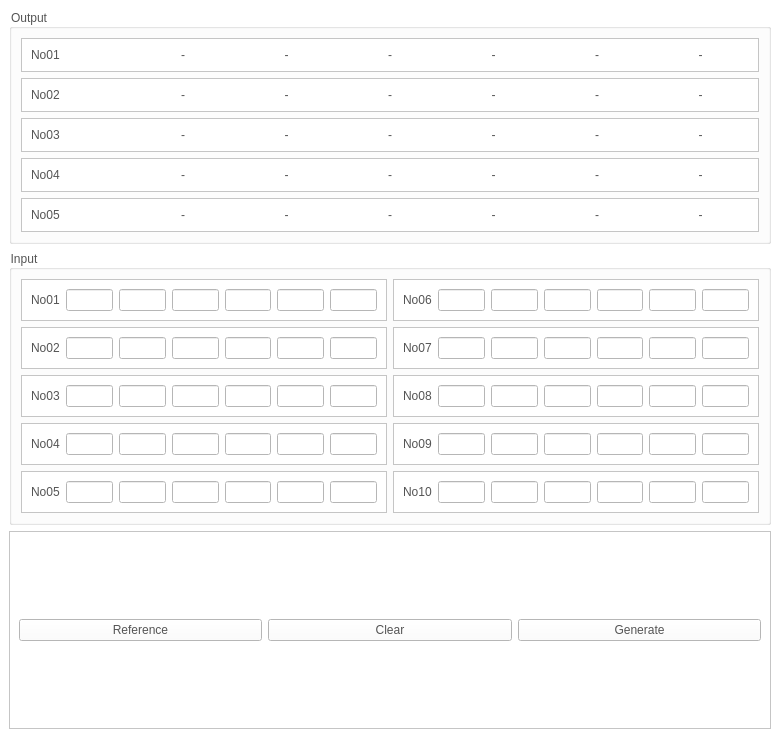
<?xml version="1.0" encoding="UTF-8"?>
<ui version="4.0">
 <class>MainWindow</class>
 <widget class="QMainWindow" name="MainWindow">
  <property name="geometry">
   <rect>
    <x>0</x>
    <y>0</y>
    <width>780</width>
    <height>738</height>
   </rect>
  </property>
  <property name="windowTitle">
   <string>MainWindow</string>
  </property>
  <property name="styleSheet">
   <string notr="true">QLabel
{
	color: rgb(84, 84, 84);
	font: 14pt &quot;Segoe UI&quot;;
}
QLineEdit
{
	color: rgb(84, 84, 84);
	font: 14pt &quot;Segoe UI&quot;;
}
QPushButton
{
	color: rgb(84, 84, 84);
	font: 14pt &quot;Segoe UI&quot;;
}
QGroupBox
{
	color: rgb(84, 84, 84);
	font: 14pt &quot;Segoe UI&quot;;
}
QWidget
{
	background-color: rgb(255, 255, 255);
}</string>
  </property>
  <widget class="QWidget" name="centralwidget">
   <layout class="QGridLayout" name="gridLayout">
    <item row="1" column="0">
     <widget class="QGroupBox" name="groupBox_2">
      <property name="title">
       <string>Input</string>
      </property>
      <layout class="QGridLayout" name="gridLayout_2">
       <item row="0" column="0">
        <widget class="QFrame" name="frame">
         <property name="frameShape">
          <enum>QFrame::StyledPanel</enum>
         </property>
         <property name="frameShadow">
          <enum>QFrame::Raised</enum>
         </property>
         <layout class="QHBoxLayout" name="horizontalLayout">
          <item>
           <widget class="QLabel" name="label">
            <property name="text">
             <string>No01</string>
            </property>
           </widget>
          </item>
          <item>
           <widget class="QLineEdit" name="lineEdit_1_1">
            <property name="alignment">
             <set>Qt::AlignCenter</set>
            </property>
            <property name="readOnly">
             <bool>false</bool>
            </property>
           </widget>
          </item>
          <item>
           <widget class="QLineEdit" name="lineEdit_1_2">
            <property name="alignment">
             <set>Qt::AlignCenter</set>
            </property>
            <property name="readOnly">
             <bool>false</bool>
            </property>
           </widget>
          </item>
          <item>
           <widget class="QLineEdit" name="lineEdit_1_3">
            <property name="alignment">
             <set>Qt::AlignCenter</set>
            </property>
            <property name="readOnly">
             <bool>false</bool>
            </property>
           </widget>
          </item>
          <item>
           <widget class="QLineEdit" name="lineEdit_1_4">
            <property name="alignment">
             <set>Qt::AlignCenter</set>
            </property>
            <property name="readOnly">
             <bool>false</bool>
            </property>
           </widget>
          </item>
          <item>
           <widget class="QLineEdit" name="lineEdit_1_5">
            <property name="alignment">
             <set>Qt::AlignCenter</set>
            </property>
            <property name="readOnly">
             <bool>false</bool>
            </property>
           </widget>
          </item>
          <item>
           <widget class="QLineEdit" name="lineEdit_1_6">
            <property name="alignment">
             <set>Qt::AlignCenter</set>
            </property>
           </widget>
          </item>
         </layout>
        </widget>
       </item>
       <item row="0" column="1">
        <widget class="QFrame" name="frame_7">
         <property name="frameShape">
          <enum>QFrame::StyledPanel</enum>
         </property>
         <property name="frameShadow">
          <enum>QFrame::Raised</enum>
         </property>
         <layout class="QHBoxLayout" name="horizontalLayout_7">
          <item>
           <widget class="QLabel" name="label_7">
            <property name="text">
             <string>No06</string>
            </property>
           </widget>
          </item>
          <item>
           <widget class="QLineEdit" name="lineEdit_6_1">
            <property name="alignment">
             <set>Qt::AlignCenter</set>
            </property>
            <property name="readOnly">
             <bool>false</bool>
            </property>
           </widget>
          </item>
          <item>
           <widget class="QLineEdit" name="lineEdit_6_2">
            <property name="alignment">
             <set>Qt::AlignCenter</set>
            </property>
            <property name="readOnly">
             <bool>false</bool>
            </property>
           </widget>
          </item>
          <item>
           <widget class="QLineEdit" name="lineEdit_6_3">
            <property name="alignment">
             <set>Qt::AlignCenter</set>
            </property>
            <property name="readOnly">
             <bool>false</bool>
            </property>
           </widget>
          </item>
          <item>
           <widget class="QLineEdit" name="lineEdit_6_4">
            <property name="alignment">
             <set>Qt::AlignCenter</set>
            </property>
            <property name="readOnly">
             <bool>false</bool>
            </property>
           </widget>
          </item>
          <item>
           <widget class="QLineEdit" name="lineEdit_6_5">
            <property name="alignment">
             <set>Qt::AlignCenter</set>
            </property>
            <property name="readOnly">
             <bool>false</bool>
            </property>
           </widget>
          </item>
          <item>
           <widget class="QLineEdit" name="lineEdit_6_6">
            <property name="alignment">
             <set>Qt::AlignCenter</set>
            </property>
           </widget>
          </item>
         </layout>
        </widget>
       </item>
       <item row="1" column="0">
        <widget class="QFrame" name="frame_3">
         <property name="frameShape">
          <enum>QFrame::StyledPanel</enum>
         </property>
         <property name="frameShadow">
          <enum>QFrame::Raised</enum>
         </property>
         <layout class="QHBoxLayout" name="horizontalLayout_3">
          <item>
           <widget class="QLabel" name="label_3">
            <property name="text">
             <string>No02</string>
            </property>
           </widget>
          </item>
          <item>
           <widget class="QLineEdit" name="lineEdit_2_1">
            <property name="alignment">
             <set>Qt::AlignCenter</set>
            </property>
            <property name="readOnly">
             <bool>false</bool>
            </property>
           </widget>
          </item>
          <item>
           <widget class="QLineEdit" name="lineEdit_2_2">
            <property name="alignment">
             <set>Qt::AlignCenter</set>
            </property>
            <property name="readOnly">
             <bool>false</bool>
            </property>
           </widget>
          </item>
          <item>
           <widget class="QLineEdit" name="lineEdit_2_3">
            <property name="alignment">
             <set>Qt::AlignCenter</set>
            </property>
            <property name="readOnly">
             <bool>false</bool>
            </property>
           </widget>
          </item>
          <item>
           <widget class="QLineEdit" name="lineEdit_2_4">
            <property name="alignment">
             <set>Qt::AlignCenter</set>
            </property>
            <property name="readOnly">
             <bool>false</bool>
            </property>
           </widget>
          </item>
          <item>
           <widget class="QLineEdit" name="lineEdit_2_5">
            <property name="alignment">
             <set>Qt::AlignCenter</set>
            </property>
            <property name="readOnly">
             <bool>false</bool>
            </property>
           </widget>
          </item>
          <item>
           <widget class="QLineEdit" name="lineEdit_2_6">
            <property name="alignment">
             <set>Qt::AlignCenter</set>
            </property>
           </widget>
          </item>
         </layout>
        </widget>
       </item>
       <item row="1" column="1">
        <widget class="QFrame" name="frame_11">
         <property name="frameShape">
          <enum>QFrame::StyledPanel</enum>
         </property>
         <property name="frameShadow">
          <enum>QFrame::Raised</enum>
         </property>
         <layout class="QHBoxLayout" name="horizontalLayout_11">
          <item>
           <widget class="QLabel" name="label_11">
            <property name="text">
             <string>No07</string>
            </property>
           </widget>
          </item>
          <item>
           <widget class="QLineEdit" name="lineEdit_7_1">
            <property name="alignment">
             <set>Qt::AlignCenter</set>
            </property>
            <property name="readOnly">
             <bool>false</bool>
            </property>
           </widget>
          </item>
          <item>
           <widget class="QLineEdit" name="lineEdit_7_2">
            <property name="alignment">
             <set>Qt::AlignCenter</set>
            </property>
            <property name="readOnly">
             <bool>false</bool>
            </property>
           </widget>
          </item>
          <item>
           <widget class="QLineEdit" name="lineEdit_7_3">
            <property name="alignment">
             <set>Qt::AlignCenter</set>
            </property>
            <property name="readOnly">
             <bool>false</bool>
            </property>
           </widget>
          </item>
          <item>
           <widget class="QLineEdit" name="lineEdit_7_4">
            <property name="alignment">
             <set>Qt::AlignCenter</set>
            </property>
            <property name="readOnly">
             <bool>false</bool>
            </property>
           </widget>
          </item>
          <item>
           <widget class="QLineEdit" name="lineEdit_7_5">
            <property name="alignment">
             <set>Qt::AlignCenter</set>
            </property>
            <property name="readOnly">
             <bool>false</bool>
            </property>
           </widget>
          </item>
          <item>
           <widget class="QLineEdit" name="lineEdit_7_6">
            <property name="alignment">
             <set>Qt::AlignCenter</set>
            </property>
           </widget>
          </item>
         </layout>
        </widget>
       </item>
       <item row="2" column="0">
        <widget class="QFrame" name="frame_4">
         <property name="frameShape">
          <enum>QFrame::StyledPanel</enum>
         </property>
         <property name="frameShadow">
          <enum>QFrame::Raised</enum>
         </property>
         <layout class="QHBoxLayout" name="horizontalLayout_4">
          <item>
           <widget class="QLabel" name="label_4">
            <property name="text">
             <string>No03</string>
            </property>
           </widget>
          </item>
          <item>
           <widget class="QLineEdit" name="lineEdit_3_1">
            <property name="alignment">
             <set>Qt::AlignCenter</set>
            </property>
            <property name="readOnly">
             <bool>false</bool>
            </property>
           </widget>
          </item>
          <item>
           <widget class="QLineEdit" name="lineEdit_3_2">
            <property name="alignment">
             <set>Qt::AlignCenter</set>
            </property>
            <property name="readOnly">
             <bool>false</bool>
            </property>
           </widget>
          </item>
          <item>
           <widget class="QLineEdit" name="lineEdit_3_3">
            <property name="alignment">
             <set>Qt::AlignCenter</set>
            </property>
            <property name="readOnly">
             <bool>false</bool>
            </property>
           </widget>
          </item>
          <item>
           <widget class="QLineEdit" name="lineEdit_3_4">
            <property name="alignment">
             <set>Qt::AlignCenter</set>
            </property>
            <property name="readOnly">
             <bool>false</bool>
            </property>
           </widget>
          </item>
          <item>
           <widget class="QLineEdit" name="lineEdit_3_5">
            <property name="alignment">
             <set>Qt::AlignCenter</set>
            </property>
            <property name="readOnly">
             <bool>false</bool>
            </property>
           </widget>
          </item>
          <item>
           <widget class="QLineEdit" name="lineEdit_3_6">
            <property name="alignment">
             <set>Qt::AlignCenter</set>
            </property>
           </widget>
          </item>
         </layout>
        </widget>
       </item>
       <item row="2" column="1">
        <widget class="QFrame" name="frame_10">
         <property name="frameShape">
          <enum>QFrame::StyledPanel</enum>
         </property>
         <property name="frameShadow">
          <enum>QFrame::Raised</enum>
         </property>
         <layout class="QHBoxLayout" name="horizontalLayout_10">
          <item>
           <widget class="QLabel" name="label_10">
            <property name="text">
             <string>No08</string>
            </property>
           </widget>
          </item>
          <item>
           <widget class="QLineEdit" name="lineEdit_8_1">
            <property name="alignment">
             <set>Qt::AlignCenter</set>
            </property>
            <property name="readOnly">
             <bool>false</bool>
            </property>
           </widget>
          </item>
          <item>
           <widget class="QLineEdit" name="lineEdit_8_2">
            <property name="alignment">
             <set>Qt::AlignCenter</set>
            </property>
            <property name="readOnly">
             <bool>false</bool>
            </property>
           </widget>
          </item>
          <item>
           <widget class="QLineEdit" name="lineEdit_8_3">
            <property name="alignment">
             <set>Qt::AlignCenter</set>
            </property>
            <property name="readOnly">
             <bool>false</bool>
            </property>
           </widget>
          </item>
          <item>
           <widget class="QLineEdit" name="lineEdit_8_4">
            <property name="alignment">
             <set>Qt::AlignCenter</set>
            </property>
            <property name="readOnly">
             <bool>false</bool>
            </property>
           </widget>
          </item>
          <item>
           <widget class="QLineEdit" name="lineEdit_8_5">
            <property name="alignment">
             <set>Qt::AlignCenter</set>
            </property>
            <property name="readOnly">
             <bool>false</bool>
            </property>
           </widget>
          </item>
          <item>
           <widget class="QLineEdit" name="lineEdit_8_6">
            <property name="alignment">
             <set>Qt::AlignCenter</set>
            </property>
           </widget>
          </item>
         </layout>
        </widget>
       </item>
       <item row="3" column="0">
        <widget class="QFrame" name="frame_5">
         <property name="frameShape">
          <enum>QFrame::StyledPanel</enum>
         </property>
         <property name="frameShadow">
          <enum>QFrame::Raised</enum>
         </property>
         <layout class="QHBoxLayout" name="horizontalLayout_5">
          <item>
           <widget class="QLabel" name="label_5">
            <property name="text">
             <string>No04</string>
            </property>
           </widget>
          </item>
          <item>
           <widget class="QLineEdit" name="lineEdit_4_1">
            <property name="alignment">
             <set>Qt::AlignCenter</set>
            </property>
            <property name="readOnly">
             <bool>false</bool>
            </property>
           </widget>
          </item>
          <item>
           <widget class="QLineEdit" name="lineEdit_4_2">
            <property name="alignment">
             <set>Qt::AlignCenter</set>
            </property>
            <property name="readOnly">
             <bool>false</bool>
            </property>
           </widget>
          </item>
          <item>
           <widget class="QLineEdit" name="lineEdit_4_3">
            <property name="alignment">
             <set>Qt::AlignCenter</set>
            </property>
            <property name="readOnly">
             <bool>false</bool>
            </property>
           </widget>
          </item>
          <item>
           <widget class="QLineEdit" name="lineEdit_4_4">
            <property name="alignment">
             <set>Qt::AlignCenter</set>
            </property>
            <property name="readOnly">
             <bool>false</bool>
            </property>
           </widget>
          </item>
          <item>
           <widget class="QLineEdit" name="lineEdit_4_5">
            <property name="alignment">
             <set>Qt::AlignCenter</set>
            </property>
            <property name="readOnly">
             <bool>false</bool>
            </property>
           </widget>
          </item>
          <item>
           <widget class="QLineEdit" name="lineEdit_4_6">
            <property name="alignment">
             <set>Qt::AlignCenter</set>
            </property>
           </widget>
          </item>
         </layout>
        </widget>
       </item>
       <item row="3" column="1">
        <widget class="QFrame" name="frame_9">
         <property name="frameShape">
          <enum>QFrame::StyledPanel</enum>
         </property>
         <property name="frameShadow">
          <enum>QFrame::Raised</enum>
         </property>
         <layout class="QHBoxLayout" name="horizontalLayout_9">
          <item>
           <widget class="QLabel" name="label_9">
            <property name="text">
             <string>No09</string>
            </property>
           </widget>
          </item>
          <item>
           <widget class="QLineEdit" name="lineEdit_9_1">
            <property name="alignment">
             <set>Qt::AlignCenter</set>
            </property>
            <property name="readOnly">
             <bool>false</bool>
            </property>
           </widget>
          </item>
          <item>
           <widget class="QLineEdit" name="lineEdit_9_2">
            <property name="alignment">
             <set>Qt::AlignCenter</set>
            </property>
            <property name="readOnly">
             <bool>false</bool>
            </property>
           </widget>
          </item>
          <item>
           <widget class="QLineEdit" name="lineEdit_9_3">
            <property name="alignment">
             <set>Qt::AlignCenter</set>
            </property>
            <property name="readOnly">
             <bool>false</bool>
            </property>
           </widget>
          </item>
          <item>
           <widget class="QLineEdit" name="lineEdit_9_4">
            <property name="alignment">
             <set>Qt::AlignCenter</set>
            </property>
            <property name="readOnly">
             <bool>false</bool>
            </property>
           </widget>
          </item>
          <item>
           <widget class="QLineEdit" name="lineEdit_9_5">
            <property name="alignment">
             <set>Qt::AlignCenter</set>
            </property>
            <property name="readOnly">
             <bool>false</bool>
            </property>
           </widget>
          </item>
          <item>
           <widget class="QLineEdit" name="lineEdit_9_6">
            <property name="alignment">
             <set>Qt::AlignCenter</set>
            </property>
           </widget>
          </item>
         </layout>
        </widget>
       </item>
       <item row="4" column="0">
        <widget class="QFrame" name="frame_6">
         <property name="frameShape">
          <enum>QFrame::StyledPanel</enum>
         </property>
         <property name="frameShadow">
          <enum>QFrame::Raised</enum>
         </property>
         <layout class="QHBoxLayout" name="horizontalLayout_6">
          <item>
           <widget class="QLabel" name="label_6">
            <property name="text">
             <string>No05</string>
            </property>
           </widget>
          </item>
          <item>
           <widget class="QLineEdit" name="lineEdit_5_1">
            <property name="alignment">
             <set>Qt::AlignCenter</set>
            </property>
            <property name="readOnly">
             <bool>false</bool>
            </property>
           </widget>
          </item>
          <item>
           <widget class="QLineEdit" name="lineEdit_5_2">
            <property name="alignment">
             <set>Qt::AlignCenter</set>
            </property>
            <property name="readOnly">
             <bool>false</bool>
            </property>
           </widget>
          </item>
          <item>
           <widget class="QLineEdit" name="lineEdit_5_3">
            <property name="alignment">
             <set>Qt::AlignCenter</set>
            </property>
            <property name="readOnly">
             <bool>false</bool>
            </property>
           </widget>
          </item>
          <item>
           <widget class="QLineEdit" name="lineEdit_5_4">
            <property name="alignment">
             <set>Qt::AlignCenter</set>
            </property>
            <property name="readOnly">
             <bool>false</bool>
            </property>
           </widget>
          </item>
          <item>
           <widget class="QLineEdit" name="lineEdit_5_5">
            <property name="alignment">
             <set>Qt::AlignCenter</set>
            </property>
            <property name="readOnly">
             <bool>false</bool>
            </property>
           </widget>
          </item>
          <item>
           <widget class="QLineEdit" name="lineEdit_5_6">
            <property name="alignment">
             <set>Qt::AlignCenter</set>
            </property>
           </widget>
          </item>
         </layout>
        </widget>
       </item>
       <item row="4" column="1">
        <widget class="QFrame" name="frame_8">
         <property name="frameShape">
          <enum>QFrame::StyledPanel</enum>
         </property>
         <property name="frameShadow">
          <enum>QFrame::Raised</enum>
         </property>
         <layout class="QHBoxLayout" name="horizontalLayout_8">
          <item>
           <widget class="QLabel" name="label_8">
            <property name="text">
             <string>No10</string>
            </property>
           </widget>
          </item>
          <item>
           <widget class="QLineEdit" name="lineEdit_10_1">
            <property name="alignment">
             <set>Qt::AlignCenter</set>
            </property>
            <property name="readOnly">
             <bool>false</bool>
            </property>
           </widget>
          </item>
          <item>
           <widget class="QLineEdit" name="lineEdit_10_2">
            <property name="alignment">
             <set>Qt::AlignCenter</set>
            </property>
            <property name="readOnly">
             <bool>false</bool>
            </property>
           </widget>
          </item>
          <item>
           <widget class="QLineEdit" name="lineEdit_10_3">
            <property name="alignment">
             <set>Qt::AlignCenter</set>
            </property>
            <property name="readOnly">
             <bool>false</bool>
            </property>
           </widget>
          </item>
          <item>
           <widget class="QLineEdit" name="lineEdit_10_4">
            <property name="alignment">
             <set>Qt::AlignCenter</set>
            </property>
            <property name="readOnly">
             <bool>false</bool>
            </property>
           </widget>
          </item>
          <item>
           <widget class="QLineEdit" name="lineEdit_10_5">
            <property name="alignment">
             <set>Qt::AlignCenter</set>
            </property>
            <property name="readOnly">
             <bool>false</bool>
            </property>
           </widget>
          </item>
          <item>
           <widget class="QLineEdit" name="lineEdit_10_6">
            <property name="alignment">
             <set>Qt::AlignCenter</set>
            </property>
           </widget>
          </item>
         </layout>
        </widget>
       </item>
      </layout>
     </widget>
    </item>
    <item row="2" column="0">
     <widget class="QFrame" name="frame_17">
      <property name="frameShape">
       <enum>QFrame::StyledPanel</enum>
      </property>
      <property name="frameShadow">
       <enum>QFrame::Raised</enum>
      </property>
      <layout class="QGridLayout" name="gridLayout_4">
       <item row="0" column="1">
        <widget class="QPushButton" name="btnClear">
         <property name="text">
          <string>Clear</string>
         </property>
        </widget>
       </item>
       <item row="0" column="2">
        <widget class="QPushButton" name="btnGenerate">
         <property name="text">
          <string>Generate</string>
         </property>
        </widget>
       </item>
       <item row="0" column="0">
        <widget class="QPushButton" name="btnRef">
         <property name="text">
          <string>Reference</string>
         </property>
        </widget>
       </item>
      </layout>
     </widget>
    </item>
    <item row="0" column="0">
     <widget class="QGroupBox" name="groupBox">
      <property name="title">
       <string>Output</string>
      </property>
      <layout class="QGridLayout" name="gridLayout_3">
       <item row="0" column="0">
        <widget class="QFrame" name="frame_13">
         <property name="frameShape">
          <enum>QFrame::StyledPanel</enum>
         </property>
         <property name="frameShadow">
          <enum>QFrame::Raised</enum>
         </property>
         <layout class="QHBoxLayout" name="horizontalLayout_13">
          <item>
           <widget class="QLabel" name="label_13">
            <property name="text">
             <string>No01</string>
            </property>
           </widget>
          </item>
          <item>
           <widget class="QLabel" name="label_1_1">
            <property name="text">
             <string>-</string>
            </property>
            <property name="alignment">
             <set>Qt::AlignCenter</set>
            </property>
           </widget>
          </item>
          <item>
           <widget class="QLabel" name="label_1_2">
            <property name="text">
             <string>-</string>
            </property>
            <property name="alignment">
             <set>Qt::AlignCenter</set>
            </property>
           </widget>
          </item>
          <item>
           <widget class="QLabel" name="label_1_3">
            <property name="text">
             <string>-</string>
            </property>
            <property name="alignment">
             <set>Qt::AlignCenter</set>
            </property>
           </widget>
          </item>
          <item>
           <widget class="QLabel" name="label_1_4">
            <property name="text">
             <string>-</string>
            </property>
            <property name="alignment">
             <set>Qt::AlignCenter</set>
            </property>
           </widget>
          </item>
          <item>
           <widget class="QLabel" name="label_1_5">
            <property name="text">
             <string>-</string>
            </property>
            <property name="alignment">
             <set>Qt::AlignCenter</set>
            </property>
           </widget>
          </item>
          <item>
           <widget class="QLabel" name="label_1_6">
            <property name="text">
             <string>-</string>
            </property>
            <property name="alignment">
             <set>Qt::AlignCenter</set>
            </property>
           </widget>
          </item>
         </layout>
        </widget>
       </item>
       <item row="1" column="0">
        <widget class="QFrame" name="frame_16">
         <property name="frameShape">
          <enum>QFrame::StyledPanel</enum>
         </property>
         <property name="frameShadow">
          <enum>QFrame::Raised</enum>
         </property>
         <layout class="QHBoxLayout" name="horizontalLayout_16">
          <item>
           <widget class="QLabel" name="label_16">
            <property name="text">
             <string>No02</string>
            </property>
           </widget>
          </item>
          <item>
           <widget class="QLabel" name="label_2_1">
            <property name="text">
             <string>-</string>
            </property>
            <property name="alignment">
             <set>Qt::AlignCenter</set>
            </property>
           </widget>
          </item>
          <item>
           <widget class="QLabel" name="label_2_2">
            <property name="text">
             <string>-</string>
            </property>
            <property name="alignment">
             <set>Qt::AlignCenter</set>
            </property>
           </widget>
          </item>
          <item>
           <widget class="QLabel" name="label_2_3">
            <property name="text">
             <string>-</string>
            </property>
            <property name="alignment">
             <set>Qt::AlignCenter</set>
            </property>
           </widget>
          </item>
          <item>
           <widget class="QLabel" name="label_2_4">
            <property name="text">
             <string>-</string>
            </property>
            <property name="alignment">
             <set>Qt::AlignCenter</set>
            </property>
           </widget>
          </item>
          <item>
           <widget class="QLabel" name="label_2_5">
            <property name="text">
             <string>-</string>
            </property>
            <property name="alignment">
             <set>Qt::AlignCenter</set>
            </property>
           </widget>
          </item>
          <item>
           <widget class="QLabel" name="label_2_6">
            <property name="text">
             <string>-</string>
            </property>
            <property name="alignment">
             <set>Qt::AlignCenter</set>
            </property>
           </widget>
          </item>
         </layout>
        </widget>
       </item>
       <item row="2" column="0">
        <widget class="QFrame" name="frame_15">
         <property name="frameShape">
          <enum>QFrame::StyledPanel</enum>
         </property>
         <property name="frameShadow">
          <enum>QFrame::Raised</enum>
         </property>
         <layout class="QHBoxLayout" name="horizontalLayout_15">
          <item>
           <widget class="QLabel" name="label_15">
            <property name="text">
             <string>No03</string>
            </property>
           </widget>
          </item>
          <item>
           <widget class="QLabel" name="label_3_1">
            <property name="text">
             <string>-</string>
            </property>
            <property name="alignment">
             <set>Qt::AlignCenter</set>
            </property>
           </widget>
          </item>
          <item>
           <widget class="QLabel" name="label_3_2">
            <property name="text">
             <string>-</string>
            </property>
            <property name="alignment">
             <set>Qt::AlignCenter</set>
            </property>
           </widget>
          </item>
          <item>
           <widget class="QLabel" name="label_3_3">
            <property name="text">
             <string>-</string>
            </property>
            <property name="alignment">
             <set>Qt::AlignCenter</set>
            </property>
           </widget>
          </item>
          <item>
           <widget class="QLabel" name="label_3_4">
            <property name="text">
             <string>-</string>
            </property>
            <property name="alignment">
             <set>Qt::AlignCenter</set>
            </property>
           </widget>
          </item>
          <item>
           <widget class="QLabel" name="label_3_5">
            <property name="text">
             <string>-</string>
            </property>
            <property name="alignment">
             <set>Qt::AlignCenter</set>
            </property>
           </widget>
          </item>
          <item>
           <widget class="QLabel" name="label_3_6">
            <property name="text">
             <string>-</string>
            </property>
            <property name="alignment">
             <set>Qt::AlignCenter</set>
            </property>
           </widget>
          </item>
         </layout>
        </widget>
       </item>
       <item row="3" column="0">
        <widget class="QFrame" name="frame_14">
         <property name="frameShape">
          <enum>QFrame::StyledPanel</enum>
         </property>
         <property name="frameShadow">
          <enum>QFrame::Raised</enum>
         </property>
         <layout class="QHBoxLayout" name="horizontalLayout_14">
          <item>
           <widget class="QLabel" name="label_14">
            <property name="text">
             <string>No04</string>
            </property>
           </widget>
          </item>
          <item>
           <widget class="QLabel" name="label_4_1">
            <property name="text">
             <string>-</string>
            </property>
            <property name="alignment">
             <set>Qt::AlignCenter</set>
            </property>
           </widget>
          </item>
          <item>
           <widget class="QLabel" name="label_4_2">
            <property name="text">
             <string>-</string>
            </property>
            <property name="alignment">
             <set>Qt::AlignCenter</set>
            </property>
           </widget>
          </item>
          <item>
           <widget class="QLabel" name="label_4_3">
            <property name="text">
             <string>-</string>
            </property>
            <property name="alignment">
             <set>Qt::AlignCenter</set>
            </property>
           </widget>
          </item>
          <item>
           <widget class="QLabel" name="label_4_4">
            <property name="text">
             <string>-</string>
            </property>
            <property name="alignment">
             <set>Qt::AlignCenter</set>
            </property>
           </widget>
          </item>
          <item>
           <widget class="QLabel" name="label_4_5">
            <property name="text">
             <string>-</string>
            </property>
            <property name="alignment">
             <set>Qt::AlignCenter</set>
            </property>
           </widget>
          </item>
          <item>
           <widget class="QLabel" name="label_4_6">
            <property name="text">
             <string>-</string>
            </property>
            <property name="alignment">
             <set>Qt::AlignCenter</set>
            </property>
           </widget>
          </item>
         </layout>
        </widget>
       </item>
       <item row="4" column="0">
        <widget class="QFrame" name="frame_12">
         <property name="frameShape">
          <enum>QFrame::StyledPanel</enum>
         </property>
         <property name="frameShadow">
          <enum>QFrame::Raised</enum>
         </property>
         <layout class="QHBoxLayout" name="horizontalLayout_12">
          <item>
           <widget class="QLabel" name="label_12">
            <property name="text">
             <string>No05</string>
            </property>
           </widget>
          </item>
          <item>
           <widget class="QLabel" name="label_5_1">
            <property name="text">
             <string>-</string>
            </property>
            <property name="alignment">
             <set>Qt::AlignCenter</set>
            </property>
           </widget>
          </item>
          <item>
           <widget class="QLabel" name="label_5_2">
            <property name="text">
             <string>-</string>
            </property>
            <property name="alignment">
             <set>Qt::AlignCenter</set>
            </property>
           </widget>
          </item>
          <item>
           <widget class="QLabel" name="label_5_3">
            <property name="text">
             <string>-</string>
            </property>
            <property name="alignment">
             <set>Qt::AlignCenter</set>
            </property>
           </widget>
          </item>
          <item>
           <widget class="QLabel" name="label_5_4">
            <property name="text">
             <string>-</string>
            </property>
            <property name="alignment">
             <set>Qt::AlignCenter</set>
            </property>
           </widget>
          </item>
          <item>
           <widget class="QLabel" name="label_5_5">
            <property name="text">
             <string>-</string>
            </property>
            <property name="alignment">
             <set>Qt::AlignCenter</set>
            </property>
           </widget>
          </item>
          <item>
           <widget class="QLabel" name="label_5_6">
            <property name="text">
             <string>-</string>
            </property>
            <property name="alignment">
             <set>Qt::AlignCenter</set>
            </property>
           </widget>
          </item>
         </layout>
        </widget>
       </item>
      </layout>
     </widget>
    </item>
   </layout>
  </widget>
 </widget>
 <tabstops>
  <tabstop>lineEdit_1_1</tabstop>
  <tabstop>lineEdit_1_2</tabstop>
  <tabstop>lineEdit_1_3</tabstop>
  <tabstop>lineEdit_1_4</tabstop>
  <tabstop>lineEdit_1_5</tabstop>
  <tabstop>lineEdit_1_6</tabstop>
  <tabstop>lineEdit_2_1</tabstop>
  <tabstop>lineEdit_2_2</tabstop>
  <tabstop>lineEdit_2_3</tabstop>
  <tabstop>lineEdit_2_4</tabstop>
  <tabstop>lineEdit_2_5</tabstop>
  <tabstop>lineEdit_2_6</tabstop>
  <tabstop>lineEdit_3_1</tabstop>
  <tabstop>lineEdit_3_2</tabstop>
  <tabstop>lineEdit_3_3</tabstop>
  <tabstop>lineEdit_3_4</tabstop>
  <tabstop>lineEdit_3_5</tabstop>
  <tabstop>lineEdit_3_6</tabstop>
  <tabstop>lineEdit_4_1</tabstop>
  <tabstop>lineEdit_4_2</tabstop>
  <tabstop>lineEdit_4_3</tabstop>
  <tabstop>lineEdit_4_4</tabstop>
  <tabstop>lineEdit_4_5</tabstop>
  <tabstop>lineEdit_4_6</tabstop>
  <tabstop>lineEdit_5_1</tabstop>
  <tabstop>lineEdit_5_2</tabstop>
  <tabstop>lineEdit_5_3</tabstop>
  <tabstop>lineEdit_5_4</tabstop>
  <tabstop>lineEdit_5_5</tabstop>
  <tabstop>lineEdit_5_6</tabstop>
  <tabstop>lineEdit_6_1</tabstop>
  <tabstop>lineEdit_6_2</tabstop>
  <tabstop>lineEdit_6_3</tabstop>
  <tabstop>lineEdit_6_4</tabstop>
  <tabstop>lineEdit_6_5</tabstop>
  <tabstop>lineEdit_6_6</tabstop>
  <tabstop>lineEdit_7_1</tabstop>
  <tabstop>lineEdit_7_2</tabstop>
  <tabstop>lineEdit_7_3</tabstop>
  <tabstop>lineEdit_7_4</tabstop>
  <tabstop>lineEdit_7_5</tabstop>
  <tabstop>lineEdit_7_6</tabstop>
  <tabstop>lineEdit_8_1</tabstop>
  <tabstop>lineEdit_8_2</tabstop>
  <tabstop>lineEdit_8_3</tabstop>
  <tabstop>lineEdit_8_4</tabstop>
  <tabstop>lineEdit_8_5</tabstop>
  <tabstop>lineEdit_8_6</tabstop>
  <tabstop>lineEdit_9_1</tabstop>
  <tabstop>lineEdit_9_2</tabstop>
  <tabstop>lineEdit_9_3</tabstop>
  <tabstop>lineEdit_9_4</tabstop>
  <tabstop>lineEdit_9_5</tabstop>
  <tabstop>lineEdit_9_6</tabstop>
  <tabstop>lineEdit_10_1</tabstop>
  <tabstop>lineEdit_10_2</tabstop>
  <tabstop>lineEdit_10_3</tabstop>
  <tabstop>lineEdit_10_4</tabstop>
  <tabstop>lineEdit_10_5</tabstop>
  <tabstop>lineEdit_10_6</tabstop>
  <tabstop>btnGenerate</tabstop>
 </tabstops>
 <resources/>
 <connections/>
</ui>
